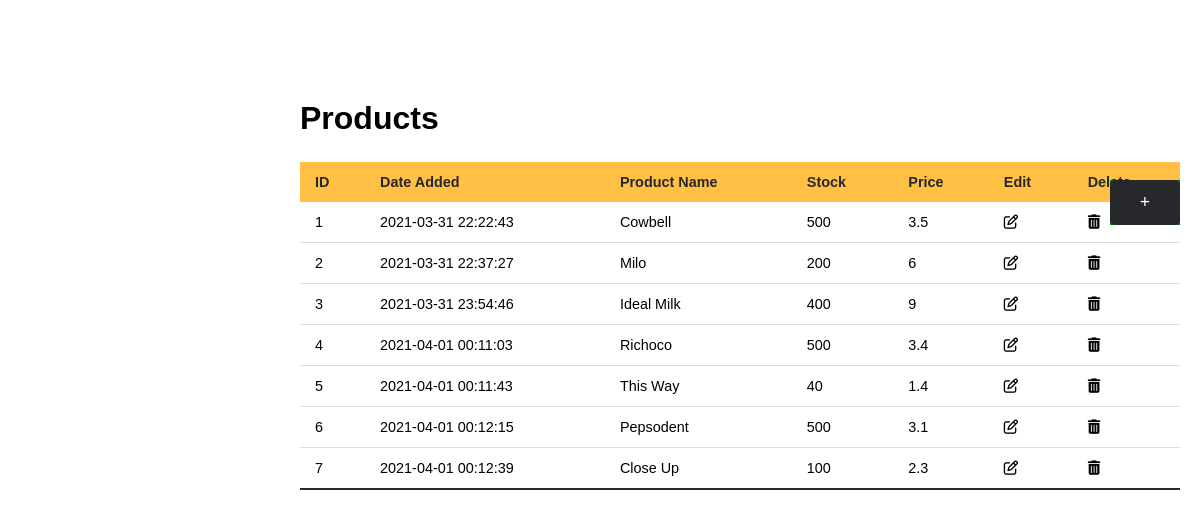
Screenshot of /dashboard/products.php with the database file from the repository.
### tables this page shows
CREATE TABLE IF NOT EXISTS `Products` (
  `ID` int(11) NOT NULL,
  `date_added` timestamp NOT NULL DEFAULT CURRENT_TIMESTAMP,
  `name` varchar(125) NOT NULL,
  `stock` int(100) NOT NULL,
  `price` double NOT NULL
);

### tables/product_table.php (the view)
<h3 class="heading">Products</h3>
<table class="styled-table">
  <thead>
    <tr>
      <th>ID</th>
      <th>Date Added</th>
      <th>Product Name</th>
      <th>Stock</th>
      <th>Price</th>
      <th>Edit</th>
      <th>Delete</th>
    </tr>
  </thead>
  <tbody>
    <?php
      while($row=mysqli_fetch_assoc($result2))
      {
          $id = $row['ID'];
          $product = $row['name'];
          $stock = $row['stock'];
          $price = $row['price'];
          $date = $row['date_added'];
      ?>
    <tr>
        <td><?php echo $id ?></td>
        <td><?php echo $date ?></td>
        <td><?php echo $product ?></td>
        <td><?php echo $stock ?></td>
        <td><?php echo $price ?></td>
        <td><a href="../product/edit.php?GetID=<?php echo $id ?>"> <i class="fa fa-edit"></i></td>
        <td><a href="../product/delete.php?Del=<?php echo $id ?>"><i class="fa fa-trash"></i></a></td>
    </tr>
    <?php
        }
    ?>
  </tbody>
</table>

### css/utils.css (style rules this page uses)
* { padding: 0; margin: 0; font-family: -apple-system, BlinkMacSystemFont, "Segoe UI", Roboto, Oxygen, Ubuntu, Cantarell, "Open Sans", "Helvetica Neue", sans-serif; }

### css/main.css (style rules this page uses)
* { padding: 0; margin: 0; font-family: -apple-system, BlinkMacSystemFont, "Segoe UI", Roboto, Oxygen, Ubuntu, Cantarell, "Open Sans", "Helvetica Neue", sans-serif; }
a { color: inherit; text-decoration: none; }
.styled-table { width: 100%; border-collapse: collapse; margin: 25px 0; font-size: 0.9em; font-family: sans-serif; min-width: 400px; }
.styled-table thead tr { background-color: #ffc045; color: #26282b; text-align: left; }
.styled-table th, .styled-table td { padding: 12px 15px; }
.styled-table tbody tr { border-bottom: 1px solid #dddddd; }
.styled-table tbody tr:nth-of-type(even) { background-color: #ffffff; }
.styled-table tbody tr:last-of-type { border-bottom: 2px solid #26282b; }
.heading { font-size: 2rem; }

### css/index.css (style rules this page uses)
* { margin: 0; font-family: Arial, Helvetica, sans-serif; }

### rows the page displays
products: ID "1", date_added "2021-03-31 22:22:43", name "Cowbell", stock "500", price "3.5"
products: ID "2", date_added "2021-03-31 22:37:27", name "Milo", stock "200", price "6"
products: ID "3", date_added "2021-03-31 23:54:46", name "Ideal Milk", stock "400", price "9"
products: ID "4", date_added "2021-04-01 00:11:03", name "Richoco", stock "500", price "3.4"
products: ID "5", date_added "2021-04-01 00:11:43", name "This Way", stock "40", price "1.4"
products: ID "6", date_added "2021-04-01 00:12:15", name "Pepsodent", stock "500", price "3.1"
products: ID "7", date_added "2021-04-01 00:12:39", name "Close Up", stock "100", price "2.3"
